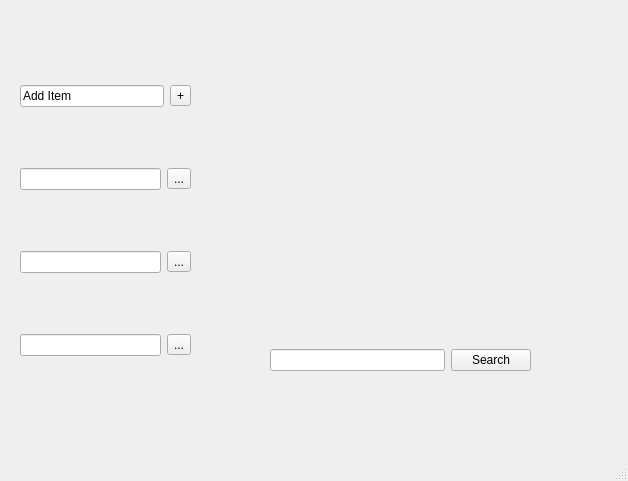
<?xml version="1.0" encoding="UTF-8"?>
<ui version="4.0">
 <class>MainWindow</class>
 <widget class="QMainWindow" name="MainWindow">
  <property name="geometry">
   <rect>
    <x>0</x>
    <y>0</y>
    <width>628</width>
    <height>481</height>
   </rect>
  </property>
  <property name="windowTitle">
   <string>MainWindow</string>
  </property>
  <widget class="QWidget" name="centralwidget">
   <widget class="QWidget" name="widget" native="true">
    <property name="geometry">
     <rect>
      <x>20</x>
      <y>30</y>
      <width>181</width>
      <height>391</height>
     </rect>
    </property>
    <widget class="QWidget" name="verticalLayoutWidget">
     <property name="geometry">
      <rect>
       <x>0</x>
       <y>0</y>
       <width>171</width>
       <height>381</height>
      </rect>
     </property>
     <layout class="QVBoxLayout" name="verticalLayout">
      <item>
       <layout class="QHBoxLayout" name="horizontalLayout_3">
        <item>
         <widget class="QLineEdit" name="lineEdit_3">
          <property name="text">
           <string>Add Item</string>
          </property>
         </widget>
        </item>
        <item>
         <widget class="QToolButton" name="toolButton">
          <property name="text">
           <string>+</string>
          </property>
         </widget>
        </item>
       </layout>
      </item>
      <item>
       <layout class="QHBoxLayout" name="horizontalLayout">
        <item>
         <widget class="QLineEdit" name="lineEdit"/>
        </item>
        <item>
         <widget class="QToolButton" name="toolButton_2">
          <property name="text">
           <string>...</string>
          </property>
         </widget>
        </item>
       </layout>
      </item>
      <item>
       <layout class="QHBoxLayout" name="horizontalLayout_2">
        <item>
         <widget class="QLineEdit" name="lineEdit_2"/>
        </item>
        <item>
         <widget class="QToolButton" name="toolButton_3">
          <property name="text">
           <string>...</string>
          </property>
         </widget>
        </item>
       </layout>
      </item>
      <item>
       <layout class="QHBoxLayout" name="horizontalLayout_4">
        <item>
         <widget class="QLineEdit" name="lineEdit_4"/>
        </item>
        <item>
         <widget class="QToolButton" name="toolButton_4">
          <property name="text">
           <string>...</string>
          </property>
         </widget>
        </item>
       </layout>
      </item>
     </layout>
    </widget>
   </widget>
   <widget class="QWidget" name="widget_2" native="true">
    <property name="geometry">
     <rect>
      <x>220</x>
      <y>30</y>
      <width>371</width>
      <height>301</height>
     </rect>
    </property>
   </widget>
   <widget class="QWidget" name="horizontalLayoutWidget_5">
    <property name="geometry">
     <rect>
      <x>270</x>
      <y>340</y>
      <width>261</width>
      <height>41</height>
     </rect>
    </property>
    <layout class="QHBoxLayout" name="horizontalLayout_5">
     <item>
      <widget class="QLineEdit" name="lineEdit_5"/>
     </item>
     <item>
      <widget class="QPushButton" name="pushButton">
       <property name="text">
        <string>Search</string>
       </property>
      </widget>
     </item>
    </layout>
   </widget>
  </widget>
  <widget class="QMenuBar" name="menubar">
   <property name="geometry">
    <rect>
     <x>0</x>
     <y>0</y>
     <width>628</width>
     <height>21</height>
    </rect>
   </property>
  </widget>
  <widget class="QStatusBar" name="statusbar"/>
 </widget>
 <resources/>
 <connections/>
</ui>
